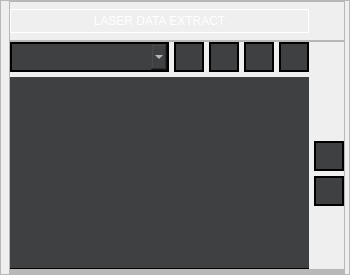
               <widget class="QFrame" name="frame_179">
                <property name="minimumSize">
                 <size>
                  <width>350</width>
                  <height>0</height>
                 </size>
                </property>
                <property name="maximumSize">
                 <size>
                  <width>500</width>
                  <height>16777215</height>
                 </size>
                </property>
                <property name="styleSheet">
                 <string notr="true"/>
                </property>
                <property name="frameShape">
                 <enum>QFrame::StyledPanel</enum>
                </property>
                <property name="frameShadow">
                 <enum>QFrame::Raised</enum>
                </property>
                <layout class="QGridLayout" name="gridLayout_160">
                 <property name="leftMargin">
                  <number>8</number>
                 </property>
                 <property name="topMargin">
                  <number>0</number>
                 </property>
                 <property name="rightMargin">
                  <number>4</number>
                 </property>
                 <property name="bottomMargin">
                  <number>0</number>
                 </property>
                 <property name="spacing">
                  <number>0</number>
                 </property>
                 <item row="0" column="0">
                  <widget class="QFrame" name="frame_180">
                   <property name="layoutDirection">
                    <enum>Qt::LeftToRight</enum>
                   </property>
                   <property name="styleSheet">
                    <string notr="true"/>
                   </property>
                   <property name="frameShape">
                    <enum>QFrame::NoFrame</enum>
                   </property>
                   <property name="frameShadow">
                    <enum>QFrame::Raised</enum>
                   </property>
                   <layout class="QVBoxLayout" name="verticalLayout_14">
                    <property name="spacing">
                     <number>0</number>
                    </property>
                    <property name="sizeConstraint">
                     <enum>QLayout::SetMinAndMaxSize</enum>
                    </property>
                    <property name="leftMargin">
                     <number>0</number>
                    </property>
                    <property name="topMargin">
                     <number>0</number>
                    </property>
                    <property name="rightMargin">
                     <number>0</number>
                    </property>
                    <property name="bottomMargin">
                     <number>0</number>
                    </property>
                    <item>
                     <widget class="QFrame" name="frame_181">
                      <property name="maximumSize">
                       <size>
                        <width>16777215</width>
                        <height>50</height>
                       </size>
                      </property>
                      <property name="styleSheet">
                       <string notr="true"/>
                      </property>
                      <property name="frameShape">
                       <enum>QFrame::StyledPanel</enum>
                      </property>
                      <property name="frameShadow">
                       <enum>QFrame::Raised</enum>
                      </property>
                      <layout class="QGridLayout" name="gridLayout_161">
                       <property name="leftMargin">
                        <number>0</number>
                       </property>
                       <property name="topMargin">
                        <number>7</number>
                       </property>
                       <property name="rightMargin">
                        <number>0</number>
                       </property>
                       <property name="bottomMargin">
                        <number>7</number>
                       </property>
                       <property name="spacing">
                        <number>0</number>
                       </property>
                       <item row="0" column="0">
                        <widget class="QLabel" name="de_graph_label">
                         <property name="styleSheet">
                          <string notr="true">color: rgb(255, 255, 255);
border:1px solid white;
font: 600 12pt &quot;Segoe UI&quot;;
padding:4px 0px 4px 0px;
</string>
                         </property>
                         <property name="text">
                          <string>LASER DATA EXTRACT</string>
                         </property>
                         <property name="alignment">
                          <set>Qt::AlignCenter</set>
                         </property>
                        </widget>
                       </item>
                       <item row="0" column="1">
                        <spacer name="horizontalSpacer_13">
                         <property name="orientation">
                          <enum>Qt::Horizontal</enum>
                         </property>
                         <property name="sizeType">
                          <enum>QSizePolicy::Maximum</enum>
                         </property>
                         <property name="sizeHint" stdset="0">
                          <size>
                           <width>35</width>
                           <height>20</height>
                          </size>
                         </property>
                        </spacer>
                       </item>
                      </layout>
                     </widget>
                    </item>
                    <item>
                     <widget class="QFrame" name="frame_182">
                      <property name="styleSheet">
                       <string notr="true"/>
                      </property>
                      <property name="frameShape">
                       <enum>QFrame::StyledPanel</enum>
                      </property>
                      <property name="frameShadow">
                       <enum>QFrame::Raised</enum>
                      </property>
                      <layout class="QGridLayout" name="gridLayout_162">
                       <property name="leftMargin">
                        <number>0</number>
                       </property>
                       <property name="topMargin">
                        <number>0</number>
                       </property>
                       <property name="rightMargin">
                        <number>0</number>
                       </property>
                       <property name="bottomMargin">
                        <number>0</number>
                       </property>
                       <property name="spacing">
                        <number>5</number>
                       </property>
                       <item row="1" column="0" rowspan="4" colspan="7">
                        <widget class="QTableWidget" name="de_tableWidget">
                         <property name="styleSheet">
                          <string notr="true">
 QTableWidget{
 background-color: rgba(63,64,66,255);
border:none;
border-bottom:1px solid black;
selection-background-color:none;
}
QTableWidget::item
 {

border-left:1px  solid black;
border-bottom:1px  solid black;
color:white;

}
QTableView::item:selected{
    background-color:  rgba(63,64,66,255);
}
 QTableView::item:focus
{
   selection-background-color: rgba(63,64,66,255);
}
QHeaderView{
	font: 700 9pt &quot;Segoe UI&quot;;
color:black;
}
QHeaderView::section{
border-bottom:2px solid black;
}
QHeaderView::section:horizontal
{
    border: 1px solid black;
}</string>
                         </property>
                         <property name="frameShape">
                          <enum>QFrame::Box</enum>
                         </property>
                         <property name="midLineWidth">
                          <number>0</number>
                         </property>
                         <property name="horizontalScrollBarPolicy">
                          <enum>Qt::ScrollBarAlwaysOff</enum>
                         </property>
                         <property name="editTriggers">
                          <set>QAbstractItemView::DoubleClicked</set>
                         </property>
                         <property name="dragDropOverwriteMode">
                          <bool>false</bool>
                         </property>
                         <property name="dragDropMode">
                          <enum>QAbstractItemView::NoDragDrop</enum>
                         </property>
                         <property name="defaultDropAction">
                          <enum>Qt::IgnoreAction</enum>
                         </property>
                         <property name="alternatingRowColors">
                          <bool>true</bool>
                         </property>
                         <property name="selectionMode">
                          <enum>QAbstractItemView::SingleSelection</enum>
                         </property>
                         <property name="selectionBehavior">
                          <enum>QAbstractItemView::SelectRows</enum>
                         </property>
                         <property name="showGrid">
                          <bool>true</bool>
                         </property>
                         <property name="wordWrap">
                          <bool>false</bool>
                         </property>
                         <property name="cornerButtonEnabled">
                          <bool>false</bool>
                         </property>
                         <property name="rowCount">
                          <number>0</number>
                         </property>
                         <property name="columnCount">
                          <number>3</number>
                         </property>
                         <attribute name="horizontalHeaderVisible">
                          <bool>false</bool>
                         </attribute>
                         <attribute name="horizontalHeaderCascadingSectionResizes">
                          <bool>true</bool>
                         </attribute>
                         <attribute name="horizontalHeaderMinimumSectionSize">
                          <number>50</number>
                         </attribute>
                         <attribute name="horizontalHeaderDefaultSectionSize">
                          <number>100</number>
                         </attribute>
                         <attribute name="horizontalHeaderHighlightSections">
                          <bool>true</bool>
                         </attribute>
                         <attribute name="horizontalHeaderShowSortIndicator" stdset="0">
                          <bool>false</bool>
                         </attribute>
                         <attribute name="horizontalHeaderStretchLastSection">
                          <bool>true</bool>
                         </attribute>
                         <attribute name="verticalHeaderVisible">
                          <bool>false</bool>
                         </attribute>
                         <attribute name="verticalHeaderMinimumSectionSize">
                          <number>20</number>
                         </attribute>
                         <attribute name="verticalHeaderDefaultSectionSize">
                          <number>25</number>
                         </attribute>
                         <attribute name="verticalHeaderStretchLastSection">
                          <bool>false</bool>
                         </attribute>
                         <column/>
                         <column/>
                         <column/>
                        </widget>
                       </item>
                       <item row="3" column="7">
                        <widget class="QPushButton" name="de_dn_button">
                         <property name="maximumSize">
                          <size>
                           <width>30</width>
                           <height>30</height>
                          </size>
                         </property>
                         <property name="styleSheet">
                          <string notr="true">#de_dn_button{background-color: rgba(63,64,66,255);
border:2px solid black;
color: rgb(0, 0, 0);}
#de_dn_button:hover{

background-color:rgba(32,33,36,255);
}</string>
                         </property>
                         <property name="text">
                          <string/>
                         </property>
                         <property name="icon">
                          <iconset resource="../resources/style/icons/resources.qrc">
                           <normaloff>:/icons/bottom.ico</normaloff>:/icons/bottom.ico</iconset>
                         </property>
                        </widget>
                       </item>
                       <item row="2" column="7">
                        <widget class="QPushButton" name="de_up_button">
                         <property name="sizePolicy">
                          <sizepolicy hsizetype="Minimum" vsizetype="Fixed">
                           <horstretch>0</horstretch>
                           <verstretch>0</verstretch>
                          </sizepolicy>
                         </property>
                         <property name="minimumSize">
                          <size>
                           <width>0</width>
                           <height>0</height>
                          </size>
                         </property>
                         <property name="maximumSize">
                          <size>
                           <width>30</width>
                           <height>30</height>
                          </size>
                         </property>
                         <property name="toolTipDuration">
                          <number>-1</number>
                         </property>
                         <property name="styleSheet">
                          <string notr="true">#de_up_button{background-color: rgba(63,64,66,255);
border:2px solid black;
color:white;
color: rgb(0, 0, 0);}
#de_up_button:hover{
	
background-color:rgba(32,33,36,255);
}</string>
                         </property>
                         <property name="text">
                          <string/>
                         </property>
                         <property name="icon">
                          <iconset resource="../resources/style/icons/resources.qrc">
                           <normaloff>:/icons/top.ico</normaloff>:/icons/top.ico</iconset>
                         </property>
                        </widget>
                       </item>
                       <item row="0" column="6">
                        <widget class="QPushButton" name="de_g_save">
                         <property name="maximumSize">
                          <size>
                           <width>30</width>
                           <height>30</height>
                          </size>
                         </property>
                         <property name="styleSheet">
                          <string notr="true">#de_g_save{background-color: rgba(63,64,66,255);
border:2px solid black;
color: rgb(0, 0, 0);}
#de_g_save:hover{

background-color:rgba(32,33,36,255);
}</string>
                         </property>
                         <property name="text">
                          <string/>
                         </property>
                         <property name="icon">
                          <iconset resource="../resources/style/icons/resources.qrc">
                           <normaloff>:/icons/save.ico</normaloff>:/icons/save.ico</iconset>
                         </property>
                         <property name="iconSize">
                          <size>
                           <width>20</width>
                           <height>20</height>
                          </size>
                         </property>
                        </widget>
                       </item>
                       <item row="0" column="5">
                        <widget class="QPushButton" name="de_default">
                         <property name="maximumSize">
                          <size>
                           <width>30</width>
                           <height>30</height>
                          </size>
                         </property>
                         <property name="styleSheet">
                          <string notr="true">#de_default{background-color: rgba(63,64,66,255);
border:2px solid black;
color: rgb(0, 0, 0);}
#de_default:hover{
	
background-color:rgba(32,33,36,255);
}</string>
                         </property>
                         <property name="text">
                          <string/>
                         </property>
                         <property name="icon">
                          <iconset resource="../resources/style/icons/resources.qrc">
                           <normaloff>:/icons/r.ico</normaloff>:/icons/r.ico</iconset>
                         </property>
                        </widget>
                       </item>
                       <item row="0" column="4">
                        <widget class="QPushButton" name="de_del_text">
                         <property name="maximumSize">
                          <size>
                           <width>30</width>
                           <height>30</height>
                          </size>
                         </property>
                         <property name="styleSheet">
                          <string notr="true">#de_del_text{background-color: rgba(63,64,66,255);
border:2px solid black;
color: rgb(0, 0, 0);}
#de_del_text:hover{
	
background-color:rgba(32,33,36,255);
}</string>
                         </property>
                         <property name="text">
                          <string/>
                         </property>
                         <property name="icon">
                          <iconset resource="../resources/style/icons/resources.qrc">
                           <normaloff>:/icons/del.ico</normaloff>:/icons/del.ico</iconset>
                         </property>
                        </widget>
                       </item>
                       <item row="0" column="3">
                        <widget class="QPushButton" name="de_add_text">
                         <property name="maximumSize">
                          <size>
                           <width>30</width>
                           <height>30</height>
                          </size>
                         </property>
                         <property name="styleSheet">
                          <string notr="true">#de_add_text{
background-color: rgba(63,64,66,255);
color: rgb(0, 0, 0);
border:2px solid black;
}
#de_add_text:hover
{

background-color:rgba(32,33,36,255);
}</string>
                         </property>
                         <property name="text">
                          <string/>
                         </property>
                         <property name="icon">
                          <iconset resource="../resources/style/icons/resources.qrc">
                           <normaloff>:/icons/plus.ico</normaloff>:/icons/plus.ico</iconset>
                         </property>
                        </widget>
                       </item>
                       <item row="0" column="0" colspan="3">
                        <widget class="QComboBox" name="de_comboBox">
                         <property name="minimumSize">
                          <size>
                           <width>0</width>
                           <height>0</height>
                          </size>
                         </property>
                         <property name="font">
                          <font>
                           <family>Segoe UI</family>
                           <bold>true</bold>
                          </font>
                         </property>
                         <property name="focusPolicy">
                          <enum>Qt::StrongFocus</enum>
                         </property>
                         <property name="styleSheet">
                          <string notr="true">QComboBox#de_comboBox{
    border:                 none;
 background-color: rgba(63,64,66,255);
color:                      white;
    font-weight:            bold;
    padding:                    5px;

border:2px solid black;
}
QComboBox#de_comboBox:hover{

background-color:rgba(32,33,36,255);

}
QListView{
    border:                 none;
    color:                     white;
    background-color: rgba(63,64,66,255);
    font-weight:            bold;
    selection-background-color: rgb(0, 144, 196);
    show-decoration-selected: 1;
    margin-left:                -10px;
    padding-left    :           15px;
}
QListView::item:hover{

    background-color:   rgb(0, 144, 196);
    border:                 none;
}



</string>
                         </property>
                         <property name="maxVisibleItems">
                          <number>8</number>
                         </property>
                         <property name="maxCount">
                          <number>20</number>
                         </property>
                         <property name="insertPolicy">
                          <enum>QComboBox::InsertAfterCurrent</enum>
                         </property>
                         <property name="sizeAdjustPolicy">
                          <enum>QComboBox::AdjustToContentsOnFirstShow</enum>
                         </property>
                         <property name="minimumContentsLength">
                          <number>1</number>
                         </property>
                         <property name="frame">
                          <bool>true</bool>
                         </property>
                        </widget>
                       </item>
                      </layout>
                     </widget>
                    </item>
                   </layout>
                  </widget>
                 </item>
                 <item row="1" column="0">
                  <widget class="QFrame" name="frame_183">
                   <property name="styleSheet">
                    <string notr="true"/>
                   </property>
                   <property name="frameShape">
                    <enum>QFrame::StyledPanel</enum>
                   </property>
                   <property name="frameShadow">
                    <enum>QFrame::Raised</enum>
                   </property>
                   <layout class="QVBoxLayout" name="verticalLayout_15">
                    <property name="spacing">
                     <number>0</number>
                    </property>
                    <property name="leftMargin">
                     <number>0</number>
                    </property>
                    <property name="topMargin">
                     <number>0</number>
                    </property>
                    <property name="rightMargin">
                     <number>0</number>
                    </property>
                    <property name="bottomMargin">
                     <number>0</number>
                    </property>
                    <item>
                     <widget class="QFrame" name="frame_185">
                      <property name="styleSheet">
                       <string notr="true"/>
                      </property>
                      <property name="frameShape">
                       <enum>QFrame::StyledPanel</enum>
                      </property>
                      <property name="frameShadow">
                       <enum>QFrame::Raised</enum>
                      </property>
                      <layout class="QGridLayout" name="gridLayout_164">
                       <property name="leftMargin">
                        <number>0</number>
                       </property>
                       <property name="topMargin">
                        <number>0</number>
                       </property>
                       <property name="rightMargin">
                        <number>0</number>
                       </property>
                       <property name="bottomMargin">
                        <number>0</number>
                       </property>
                       <property name="spacing">
                        <number>5</number>
                       </property>
                      </layout>
                     </widget>
                    </item>
                   </layout>
                  </widget>
                 </item>
                </layout>
               </widget>
